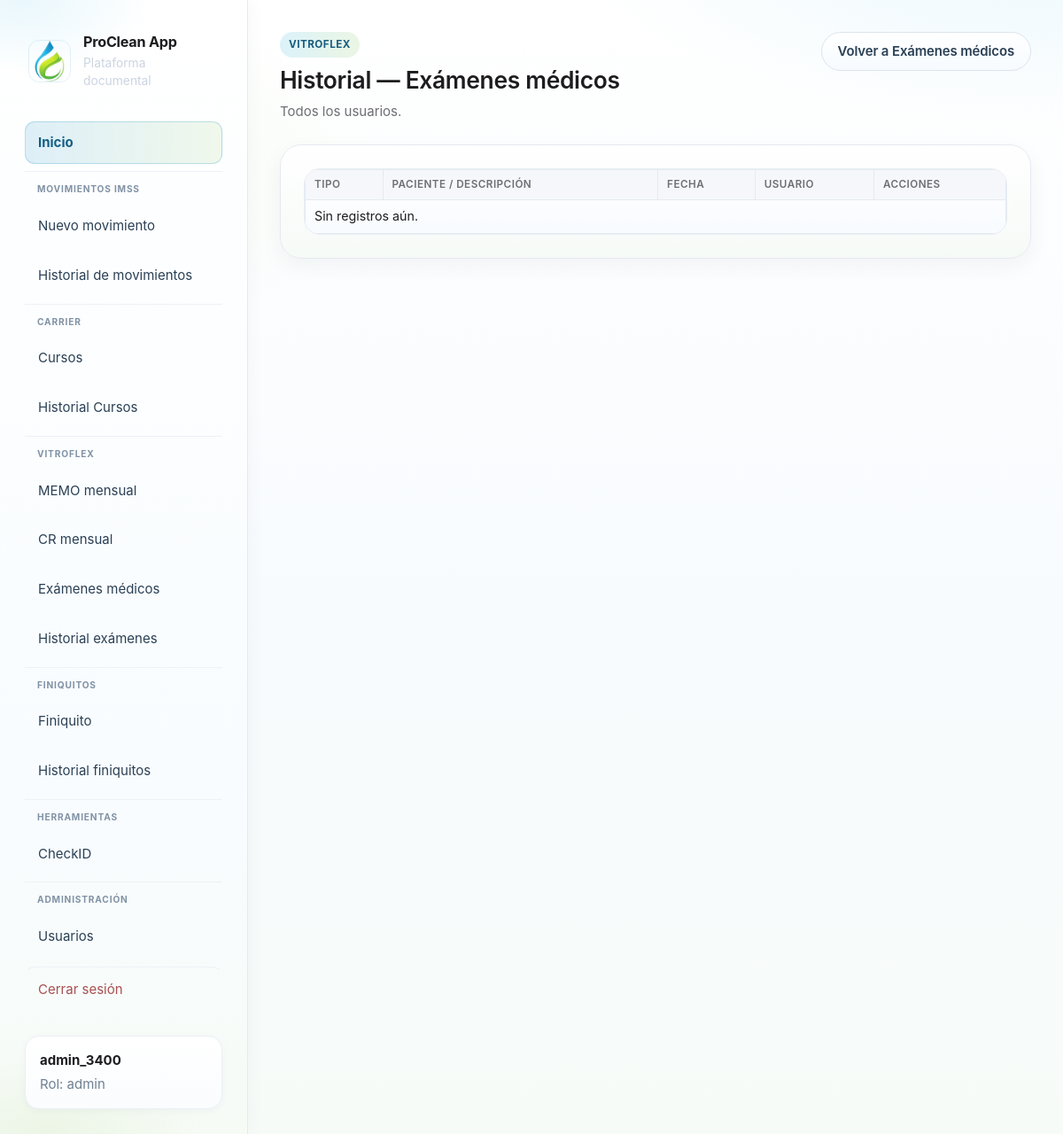
The page /vitroflex/examenes-medicos/historial (signed in) on the database as committed earlier.
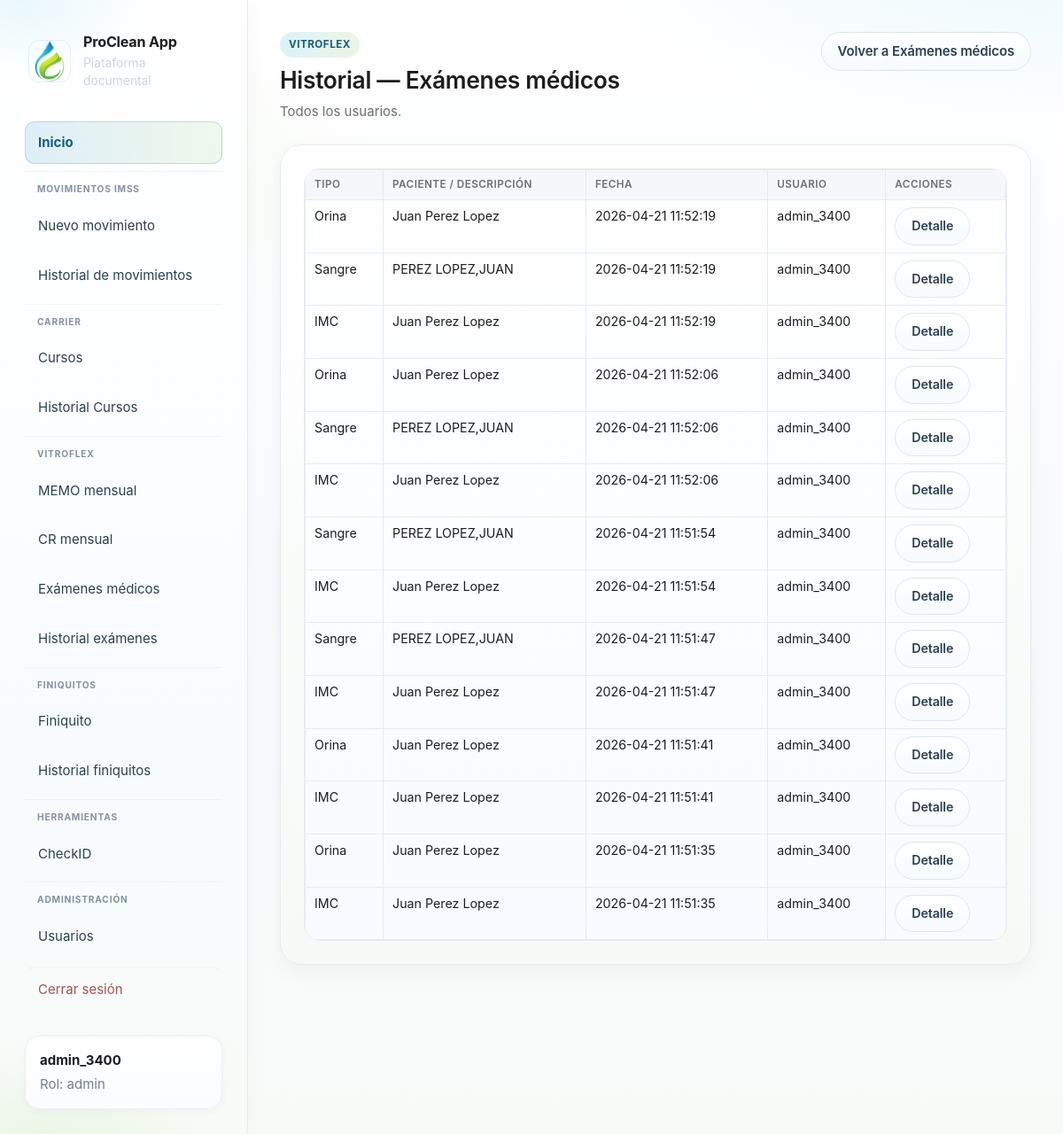
The same page on the database as committed later.
### tables this page shows
CREATE TABLE users (
                id INTEGER PRIMARY KEY AUTOINCREMENT,
                username TEXT NOT NULL UNIQUE,
                password_hash TEXT NOT NULL,
                role TEXT NOT NULL CHECK(role IN ('admin','usuario')),
                created_at TEXT NOT NULL
            );

CREATE TABLE examenes_medicos_historial (
            id INTEGER PRIMARY KEY AUTOINCREMENT,
            user_id INTEGER NOT NULL,
            created_at TEXT NOT NULL,
            exam_type TEXT NOT NULL CHECK(exam_type IN ('orina','sangre','imc')),
            patient_display_name TEXT NOT NULL,
            payload_json TEXT NOT NULL,
            docx_relpath TEXT,
            pdf_relpath TEXT,
            docx_download_name TEXT,
            pdf_download_name TEXT,
            FOREIGN KEY(user_id) REFERENCES users(id)
        );

### modules/examenes_medicos/blueprint.py (the view)
@examenes_medicos_bp.route("/historial", methods=["GET"])
@_login_required_page
def historial_page():
    rows = list_examen_historial(
        str(current_app.config["DATABASE"]),
        user_id=None if _is_admin() else int(g.user["id"]),
    )
    return render_template("examenes_medicos_historial.html", rows=rows, is_admin=_is_admin())

### app.py (called while the page is built)
def current_user():
    return getattr(g, "user", None)

def get_user_by_id(user_id: int | None):
    if not user_id:
        return None
    conn = sqlite3.connect(DB_PATH)
    conn.row_factory = sqlite3.Row
    try:
        return conn.execute("SELECT * FROM users WHERE id = ?", (user_id,)).fetchone()
    finally:
        conn.close()

### modules/carrier/blueprint.py (called while the page is built)
@carrier_curso_bp.app_context_processor
def _inject_forms_url():
    return {"carrier_forms_curso_url": FORMS_CURSO_URL}

### modules/examenes_medicos/blueprint.py (called while the page is built)
def _login_required_page(view):
    @wraps(view)
    def wrapped(*args, **kwargs):
        if g.user is None:
            return redirect(url_for("login"))
        return view(*args, **kwargs)
    return wrapped

def _is_admin() -> bool:
    try:
        return g.user is not None and g.user["role"] == "admin"
    except (TypeError, KeyError):
        return False

### modules/examenes_medicos/db.py (called while the page is built)
def _row(r: sqlite3.Row) -> ExamenHistorialRow:
    keys = set(r.keys())
    return ExamenHistorialRow(
        id=int(r["id"]),
        user_id=int(r["user_id"]),
        created_at=str(r["created_at"]),
        exam_type=str(r["exam_type"]),
        patient_display_name=str(r["patient_display_name"] or ""),
        payload_json=str(r["payload_json"] or "{}"),
        docx_relpath=str(r["docx_relpath"]) if r["docx_relpath"] else None,
        pdf_relpath=str(r["pdf_relpath"]) if r["pdf_relpath"] else None,
        docx_download_name=str(r["docx_download_name"]) if r["docx_download_name"] else None,
        pdf_download_name=str(r["pdf_download_name"]) if r["pdf_download_name"] else None,
        username=str(r["username"]) if "username" in keys and r["username"] is not None else None,
    )

### templates/examenes_medicos/examenes_medicos_historial.html
{% extends 'base.html' %}
{% block extra_head %}
<link rel="stylesheet" href="{{ url_for('vitroflex.static', filename='vitroflex.css') }}">
<link rel="stylesheet" href="{{ url_for('examenes_medicos.static', filename='examenes_medicos.css') }}">
{% endblock %}
{% block content %}
<section class="page-head">
  <div>
    <span class="eyebrow">Vitroflex</span>
    <h2>Historial — Exámenes médicos</h2>
    <p>{% if is_admin %}Todos los usuarios.{% else %}Solo tus registros.{% endif %}</p>
  </div>
  <a href="{{ url_for('examenes_medicos.index') }}" class="btn btn-secondary">Volver a Exámenes médicos</a>
</section>
<section class="panel vf-panel">
  <div class="table-wrap">
    <table class="vf-table">
      <thead>
        <tr>
          <th>Tipo</th>
          <th>Paciente / descripción</th>
          <th>Fecha</th>
          <th>Usuario</th>
          <th>Acciones</th>
        </tr>
      </thead>
      <tbody>
        {% for r in rows %}
        <tr>
          <td>
            {% if r.exam_type == 'orina' %}Orina
            {% elif r.exam_type == 'sangre' %}Sangre
            {% else %}IMC{% endif %}
          </td>
          <td>{{ r.patient_display_name }}</td>
          <td>{{ r.created_at }}</td>
          <td>{{ r.username or '—' }}</td>
          <td>
            <a class="btn btn-secondary" href="{{ url_for('examenes_medicos.historial_detalle', rid=r.id) }}">Detalle</a>
          </td>
        </tr>
        {% else %}
        <tr><td colspan="5">Sin registros aún.</td></tr>
        {% endfor %}
      </tbody>
    </table>
  </div>
</section>
{% endblock %}

### templates/base.html (shortened to what this page needs)
<!doctype html>
<html lang="es">
<head>
  <link rel="stylesheet" href="{{ url_for('static', filename='style.css') }}">
  {% block extra_head %}{% endblock %}
</head>
<body>
  <div class="app-shell{% if current_user %} app-shell--session{% endif %}">
    {% if current_user %}
    <aside id="app-sidebar" class="sidebar">
      {% include '_sidebar_body.html' %}
    </aside>
    {% endif %}
    <main class="main {% if not current_user %}main-auth{% endif %}">
      {% block content %}{% endblock %}
    </main>
  </div>
</body>
</html>

### templates/_sidebar_body.html
<div class="brand">
  <a class="brand-link" href="{% if current_user.role == 'admin' %}{{ url_for('dashboard') }}{% else %}{{ url_for('home_usuario') }}{% endif %}">
    <img class="brand-logo-icon" src="{{ url_for('static', filename='branding/proclean-isotype.png') }}" width="48" height="48" alt="">
    <div class="brand-text">
      <span class="brand-title">{{ app_name }}</span>
      <p class="brand-tagline">Plataforma documental</p>
    </div>
  </a>
</div>
<nav class="nav" aria-label="Principal">
  {% if current_user.role == 'admin' %}
  <a href="{{ url_for('dashboard') }}" class="nav-link nav-link-home">Inicio</a>
  {% else %}
  <a href="{{ url_for('home_usuario') }}" class="nav-link nav-link-home">Inicio</a>
  {% endif %}
  <div class="nav-group">
    <span class="nav-group-label">Movimientos IMSS</span>
    <a href="{{ url_for('nuevo_formato') }}" class="nav-link">Nuevo movimiento</a>
    <a href="{{ url_for('historial') }}" class="nav-link">Historial de movimientos</a>
  </div>
  <div class="nav-group">
    <span class="nav-group-label">Carrier</span>
    <a href="{{ url_for('carrier_curso.index') }}" class="nav-link">Cursos</a>
    <a href="{{ url_for('carrier_curso.historial_exportaciones') }}" class="nav-link">Historial Cursos</a>
  </div>
  <div class="nav-group">
    <span class="nav-group-label">Vitroflex</span>
    <a href="{{ url_for('vitroflex.memo_mensual') }}" class="nav-link">MEMO mensual</a>
    <a href="{{ url_for('vitroflex.cr_mensual') }}" class="nav-link">CR mensual</a>
    <a href="{{ url_for('examenes_medicos.index') }}" class="nav-link">Exámenes médicos</a>
    <a href="{{ url_for('examenes_medicos.historial_page') }}" class="nav-link">Historial exámenes</a>
  </div>
  <div class="nav-group">
    <span class="nav-group-label">Finiquitos</span>
    <a href="{{ url_for('finiquitos.pagina_finiquito') }}" class="nav-link">Finiquito</a>
    <a href="{{ url_for('finiquitos.pagina_historial') }}" class="nav-link">Historial finiquitos</a>
  </div>
  <div class="nav-group">
    <span class="nav-group-label">Herramientas</span>
    <a href="{{ url_for('checkid_consulta') }}" class="nav-link">CheckID</a>
  </div>
  {% if current_user.role == 'admin' %}
  <div class="nav-group">
    <span class="nav-group-label">Administración</span>
    <a href="{{ url_for('admin_usuarios') }}" class="nav-link">Usuarios</a>
  </div>
  {% endif %}
  <a href="{{ url_for('logout') }}" class="nav-link danger nav-link-logout">Cerrar sesión</a>
</nav>
<div class="user-box">
  <strong>{{ current_user.username }}</strong>
  <span>Rol: {{ current_user.role }}</span>
</div>

### static/vitroflex_docs/vitroflex.css (style rules this page uses)
.vf-table { width: 100%; border-collapse: collapse; font-size: 0.92rem; }
.vf-table th, .vf-table td { border: 1px solid var(--line); padding: 8px 10px; vertical-align: top; }
.vf-table th { background: var(--panel-soft); text-align: left; font-size: 0.78rem; text-transform: uppercase; letter-spacing: 0.04em; color: var(--muted); }

Rows that differ between the two databases and show on the page:
added examenes_medicos_historial: exam_type "Orina", patient_display_name "Juan Perez Lopez", created_at "2026-04-21 11:52:19", username "admin_3400"
added examenes_medicos_historial: exam_type "Sangre", patient_display_name "PEREZ LOPEZ,JUAN", created_at "2026-04-21 11:52:19", username "admin_3400"
added examenes_medicos_historial: exam_type "IMC", patient_display_name "Juan Perez Lopez", created_at "2026-04-21 11:52:19", username "admin_3400"
added examenes_medicos_historial: exam_type "Orina", patient_display_name "Juan Perez Lopez", created_at "2026-04-21 11:52:06", username "admin_3400"
added examenes_medicos_historial: exam_type "Sangre", patient_display_name "PEREZ LOPEZ,JUAN", created_at "2026-04-21 11:52:06", username "admin_3400"
added examenes_medicos_historial: exam_type "IMC", patient_display_name "Juan Perez Lopez", created_at "2026-04-21 11:52:06", username "admin_3400"
added examenes_medicos_historial: exam_type "Sangre", patient_display_name "PEREZ LOPEZ,JUAN", created_at "2026-04-21 11:51:54", username "admin_3400"
added examenes_medicos_historial: exam_type "IMC", patient_display_name "Juan Perez Lopez", created_at "2026-04-21 11:51:54", username "admin_3400"
added examenes_medicos_historial: exam_type "Sangre", patient_display_name "PEREZ LOPEZ,JUAN", created_at "2026-04-21 11:51:47", username "admin_3400"
added examenes_medicos_historial: exam_type "IMC", patient_display_name "Juan Perez Lopez", created_at "2026-04-21 11:51:47", username "admin_3400"
added examenes_medicos_historial: exam_type "Orina", patient_display_name "Juan Perez Lopez", created_at "2026-04-21 11:51:41", username "admin_3400"
added examenes_medicos_historial: exam_type "IMC", patient_display_name "Juan Perez Lopez", created_at "2026-04-21 11:51:41", username "admin_3400"
added examenes_medicos_historial: exam_type "Orina", patient_display_name "Juan Perez Lopez", created_at "2026-04-21 11:51:35", username "admin_3400"
added examenes_medicos_historial: exam_type "IMC", patient_display_name "Juan Perez Lopez", created_at "2026-04-21 11:51:35", username "admin_3400"
Other text that changed with them:
text no longer shown: "Sin registros aún."
